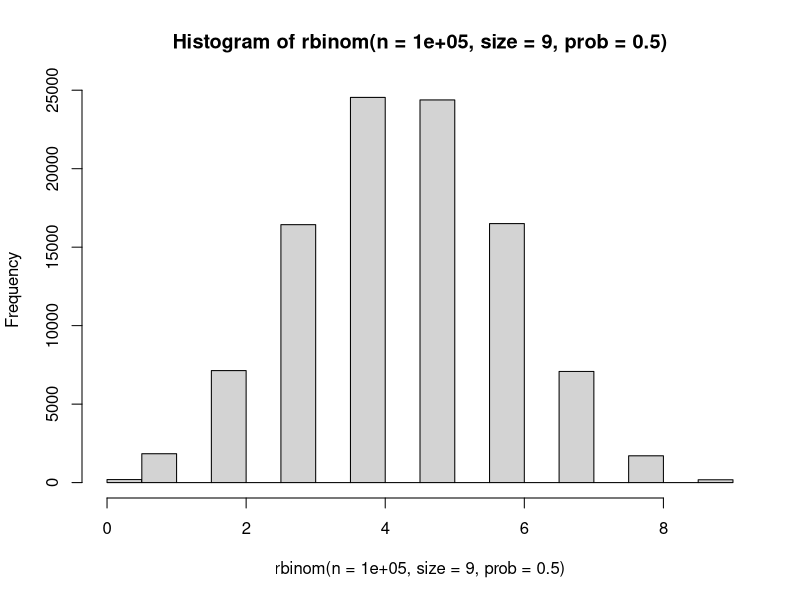
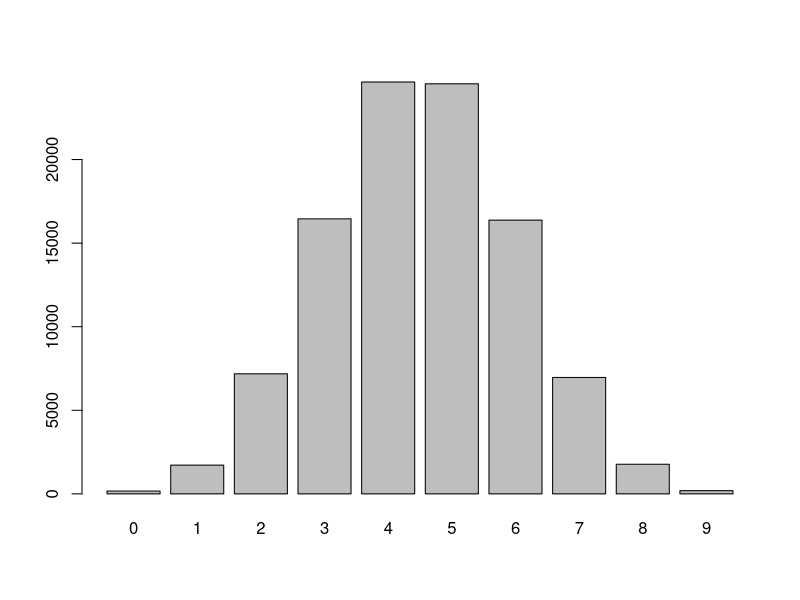
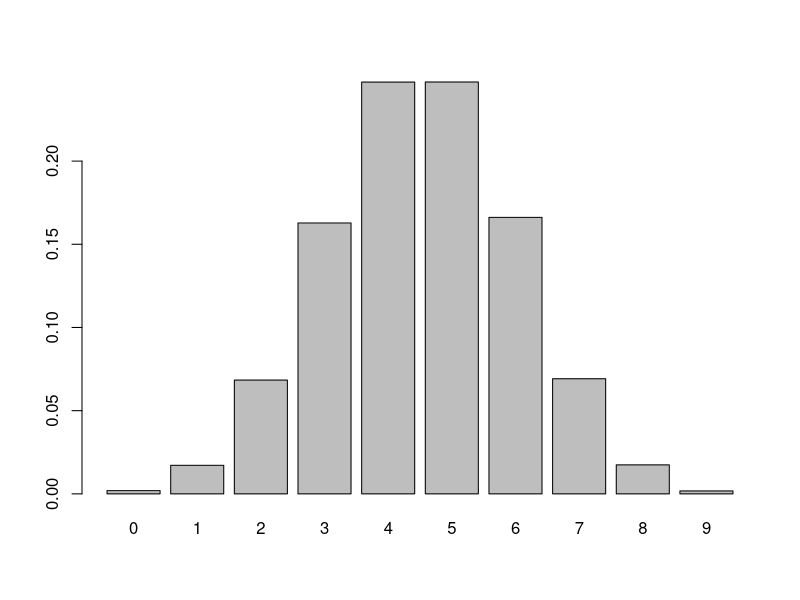

The R script that drew these images, in order:
## ---- chunk 1
knitr::opts_chunk$set(echo = TRUE)
## ---- chunk 2
table(rbinom(n=1,size=9,prob=0.5) )
## ---- chunk 3
table( rbinom(n=100000,size=9,prob=0.5) )
table( rbinom(n=100000,size=9,prob=0.5))/100000
hist(rbinom(n=100000,size=9,prob=0.5))
## ---- chunk 4
barplot(table(rbinom(n=100000,size=9,prob=0.5)))
## ---- chunk 5
probs <-table( rbinom(n=100000,size=9,prob=0.5))/100000
barplot(probs)
## ---- chunk 6


test <- matrix(c(33,17,47,3),ncol=2,byrow=TRUE)
  
colnames(test) <- c('Pass','Fail') 
rownames(test) <- c('High School','College')
test <- as.table(test)
test

#Create margins
margin.table(test)
margin.table(test,1)
margin.table(test,2)

# Calculate probabilities 

testProbs <- test/margin.table(test) 
                                                         
testProbs  

#normalize the data set
test[1,1]/sum(test[1,])

                                                         
## ---- chunk 7
mortage <- matrix(c(2,69,93933,5996),ncol=2,byrow=TRUE)
  
colnames(mortage) <- c('Pass','Fail') 
rownames(mortage) <- c('Default','No Default')
mortage <- as.table(mortage)
mortage


margin.table(mortage)
margin.table(mortage,1)
margin.table(mortage,2)

# Calculate probabilities 

mortageProbs <- mortage/margin.table(mortage) 
                                                         
mortageProbs  

# how many passed but didn't get repo'd 
 pass <-mortageProbs[2,1]
 pass
## ---- chunk 8
defaultcustomer <-mortage[1,2]
 defaultcustomer
 
 totalfail <- margin.table(mortage,2)[2]
 totalfail
 
 100 * defaultcustomer/totalfail
